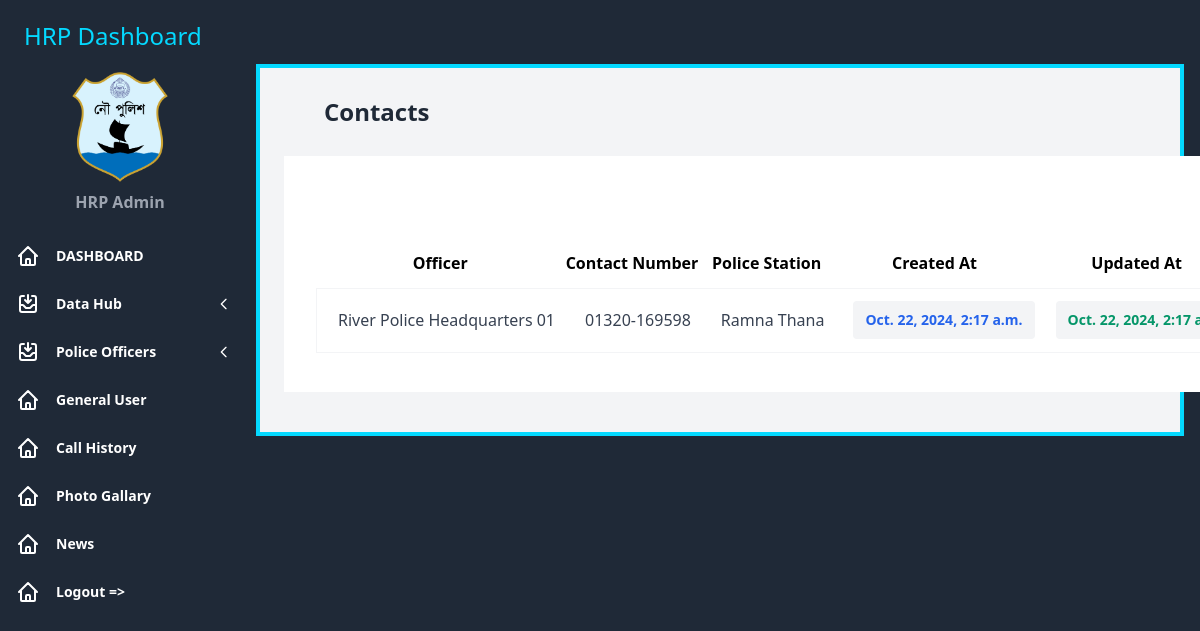
Screenshot of /contact (signed in) with the database file from the repository.
### datahub/models.py (models this page shows, shortened)
class Contact(models.Model):
    designation = models.CharField(max_length=255, blank=False, null=False)
    designation_bn = models.CharField(max_length=255, blank=False, null=False)
    phone_number = models.CharField(max_length=15, blank=False, null=False)
    thana = models.ForeignKey('PrimaryThana', related_name='contact', on_delete=models.CASCADE, null=False, blank=False,)
    created_at = models.DateTimeField(auto_now_add=True)
    updated_at = models.DateTimeField(auto_now=True)

class PrimaryThana(models.Model):
    name = models.CharField(max_length=255, blank=False, null=False)
    name_bn = models.CharField(max_length=255, blank=False, null=False)
    thanas = models.ManyToManyField('Thana', related_name='primary_thanas')
    created_at = models.DateTimeField(auto_now_add=True)
    updated_at = models.DateTimeField(auto_now=True)

### datahub/views.py (the view)
# urls.py: path('contact', contact, name='contact'),
@login_required
def contact(request, *args, **kwargs):
    c = Contact.objects.all()
    context = {
        'c': c
    }
    return render(request, 'datahub/contact.html', context)

### template/datahub/contact.html (shortened to what this page needs)
{% extends 'datahub/base.html' %}  {% block content %}
<div class="sm:px-6 w-full">
  <div class="px-4 md:px-10 py-4 md:py-7">
    <div class="flex items-center justify-between">
      <p
        tabindex="0"
        class="focus:outline-none text-base sm:text-lg md:text-xl lg:text-2xl font-bold leading-normal text-gray-800"
      >
        Contacts
      </p>
    </div>
  </div>
  <div class="bg-white py-4 md:py-7 px-4 md:px-8 xl:px-10">
    <div class="sm:flex items-center justify-between">
    </div>
    <div class="mt-7 overflow-x-auto">
      <table class="w-full whitespace-nowrap">
        <thead>
            <tr>
                <th>Officer</th>
                <th>Contact Number</th>
                <th>Police Station</th>
                <th>Created At</th>
                <th>Updated At</th>
            </tr>
            <tr class="h-3"></tr>
        </thead>
        <tbody>
            {% for e in c %}
          <tr
            tabindex="0"
            class="focus:outline-none h-16 border border-gray-100 rounded"
          >
            <td class="">
              <div class="flex items-center pl-5">
                <p
                  class="text-base font-medium leading-none text-gray-700 mr-2"
                >
                  {{e.designation}}
                </p>
              </div>
            </td>
            <td class="">
                <div class="flex items-center pl-5">
                  <p
                    class="text-base font-medium leading-none text-gray-700 mr-2"
                  >
                    {{e.phone_number}}
                  </p>
                </div>
              </td>
              <td class="">
                <div class="flex items-center pl-5">
                  <p
                    class="text-base font-medium leading-none text-gray-700 mr-2"
                  >
                    {{e.thana.name}}
                  </p>
                </div>
              </td>
            <td class="pl-5">
              <button
                class="font-bold py-3 px-3 text-sm focus:outline-none leading-none text-blue-600 bg-gray-100 rounded"
              >
                {{e.created_at}}
              </button>
            </td>
            <td class="pl-5">
                <button
                  class="py-3 px-3 text-sm focus:outline-none leading-none text-green-600 font-bold bg-gray-100 rounded"
                >
                  {{e.updated_at}}
                </button>
              </td>
          </tr>
          <tr class="h-3"></tr>
          {% endfor %}
        </tbody>
      </table>
    </div>
  </div>
</div>
{% endblock content %}

### rows the page displays
Contact: designation "River Police Headquarters 01", phone_number "01320-169598", thana.name "Ramna Thana", created_at "Oct. 22, 2024, 2:17 a.m.", updated_at "Oct. 22, 2024, 2:17…"
